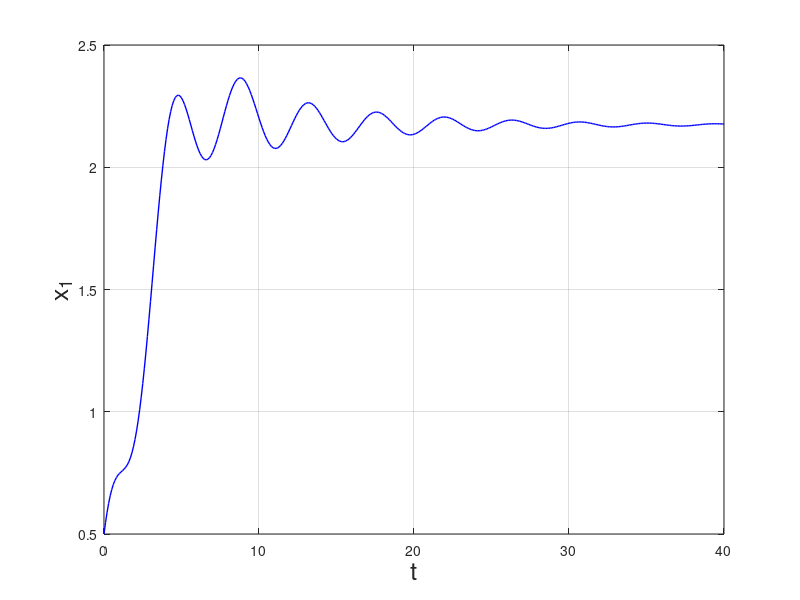
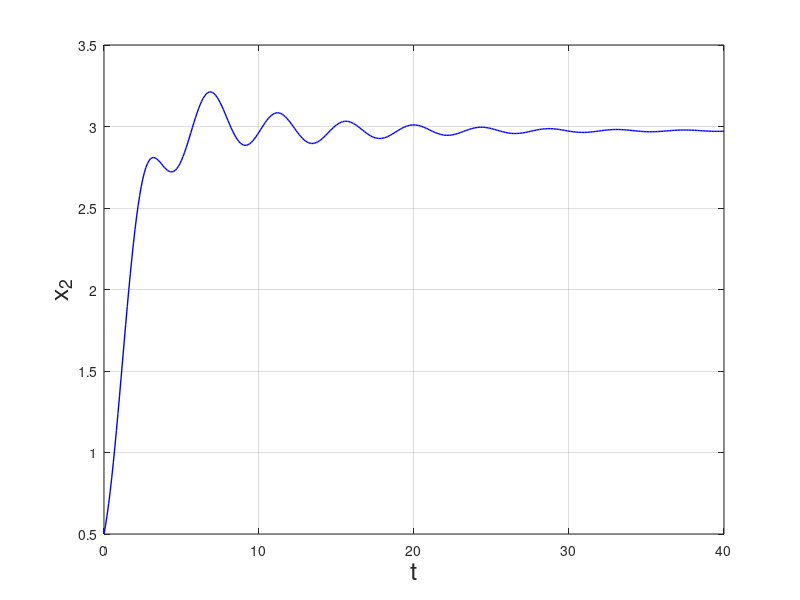
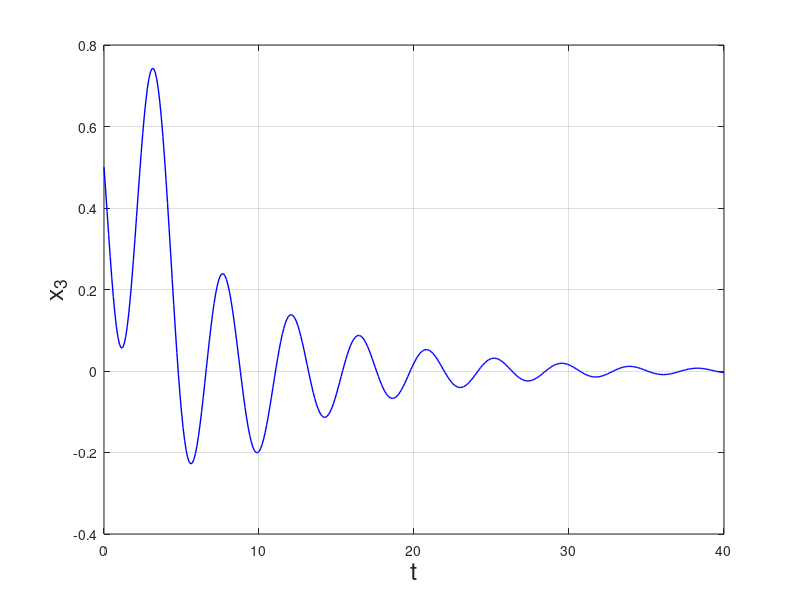
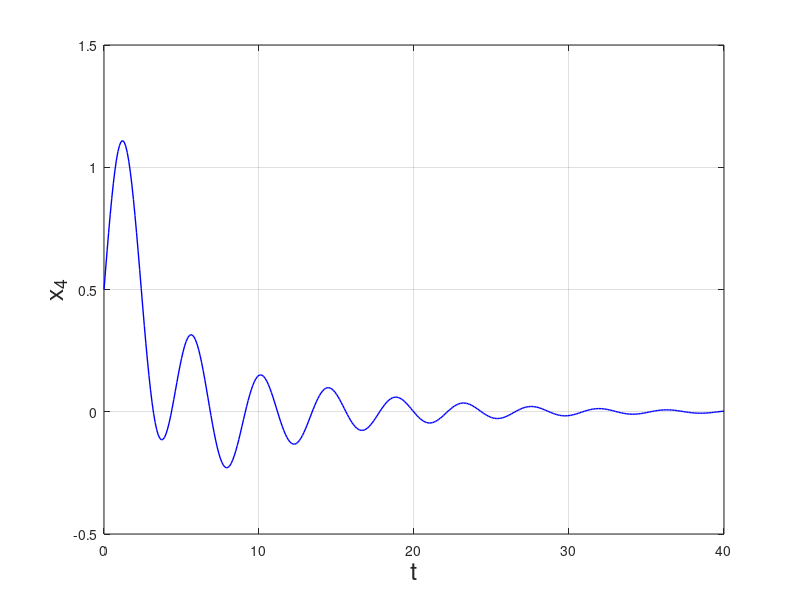

Recreate these plots in MATLAB, in order.
function [] = LQR()
clc;
clear ALL;
clear classes;
% addpath(genpath('C:/course/matlab/YALMIPe-master/YALMIP-master'))

addpath(genpath('C:\course\matlab\Yalmip\YALMIP-master'))

A = [0, 0, 1, 0;
    0, 0, 0, 1;
    -1, 1, 0, 0;
    1, -1, 0, 0];

B_1 = [0; 
       0; 
       1; 
       0];
D = [0, 0; 
     0, 0;
     1, 0 ;
     0, 1;];
B_2 = [0; 
       1;];
C = [0, 1, 0, 0;
    0, 0, 0, 0];

alpha = 0.45
omega_0_1 = 0.8;
omega_0_2 = 0.8;


   Q = [1, 0;
       0, 1]
    R = 1;
    
sys = ss(A,B_1,C,B_2)
 [K,S,e] = lqry(sys,Q,R)
  K = -K

 
  u_plot = [];
  t = 0:0.1:40;
     options = odeset('RelTol',1e-9,'AbsTol',1e-9);
    [T,mas]=ode45(@Kosh, t, [0.5, 0.5, 0.5, 0.5], options);
   for i=1:size(mas,1)
       u_plot = [u_plot K*[mas(i,1); mas(i,2); mas(i,3); mas(i,4)]];
   end
 figure;
 plot(T,mas(:,1),'linewidth',1,'color','blue');
 grid on;
 xlabel('t','FontSize',18)
 ylabel('x_1','FontSize',18)
 figure;
 plot(T,mas(:,2),'linewidth',1,'color','blue');
 xlabel('t','FontSize',18)
 ylabel('x_2','FontSize',18)
 grid on;
 figure;
  plot(T,mas(:,3),'linewidth',1,'color','blue');
 xlabel('t','FontSize',18)
 ylabel('x_3','FontSize',18)
 grid on;
 figure;
  plot(T,mas(:,4),'linewidth',1,'color','blue');
 xlabel('t','FontSize',18)
 ylabel('x_4','FontSize',18)
 grid on;
  figure;
 plot(T, u_plot, 'linewidth',1,'color','blue');
 xlabel('t','FontSize',18)
 ylabel('u','FontSize',18)
 grid on; 
%   
y = mas(:,2);
 y = y.^2;

 I = trapz(T,abs(y(:) - y(end)))
 figure;
 %plot(T,y);
 area(T,y, y(end))
  xlabel('t','FontSize',18)
 ylabel('x_2^2','FontSize',18)

 grid on;
 y = u_plot(:);
 y = y.^2;
 I = trapz(T,abs(y(:) - y(end)))
 figure;
  %plot(T,y);
 area(T,y, y(end))
  xlabel('t','FontSize',18)
 ylabel('u^2','FontSize',18)
 
 grid on;
 
 
 
 function [dx] =Kosh(t, x)
dx = zeros(4,1);
u = K*[x(1); x(2); x(3); x(4)];
dx = (A+B_1*K)*[x(1); x(2); x(3); x(4)] +  D*[omega_0_1; omega_0_2];
end   
 
end